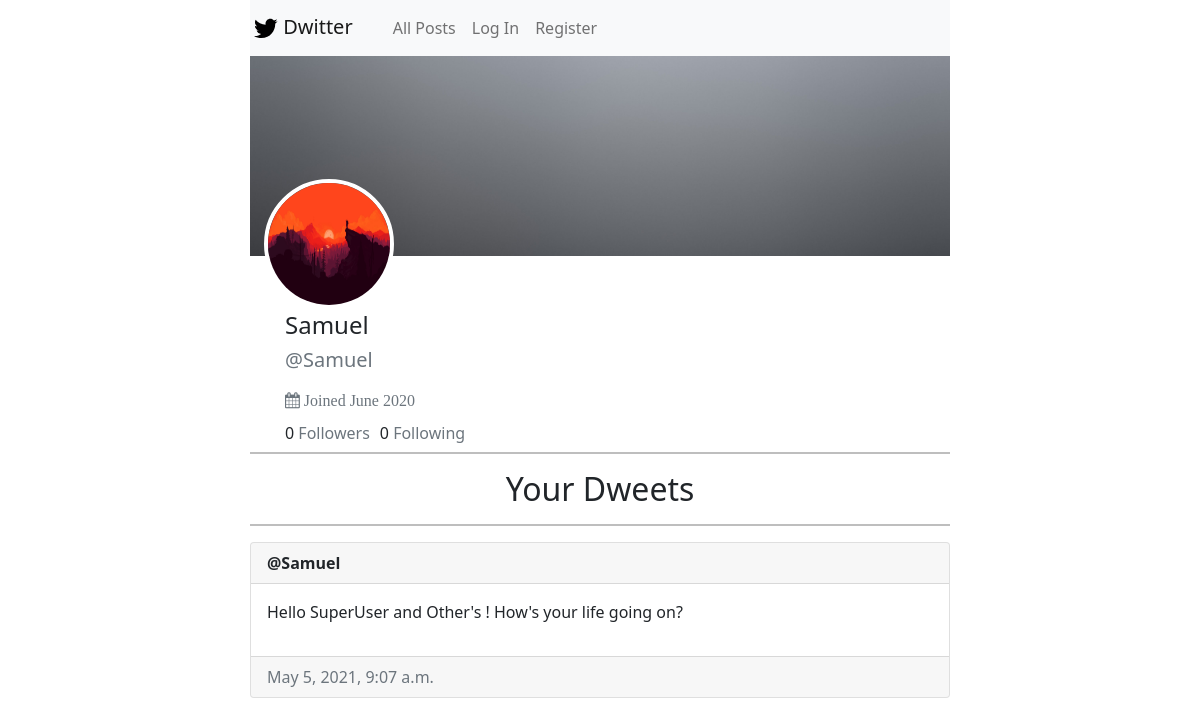
Before: /3 with the older database file.
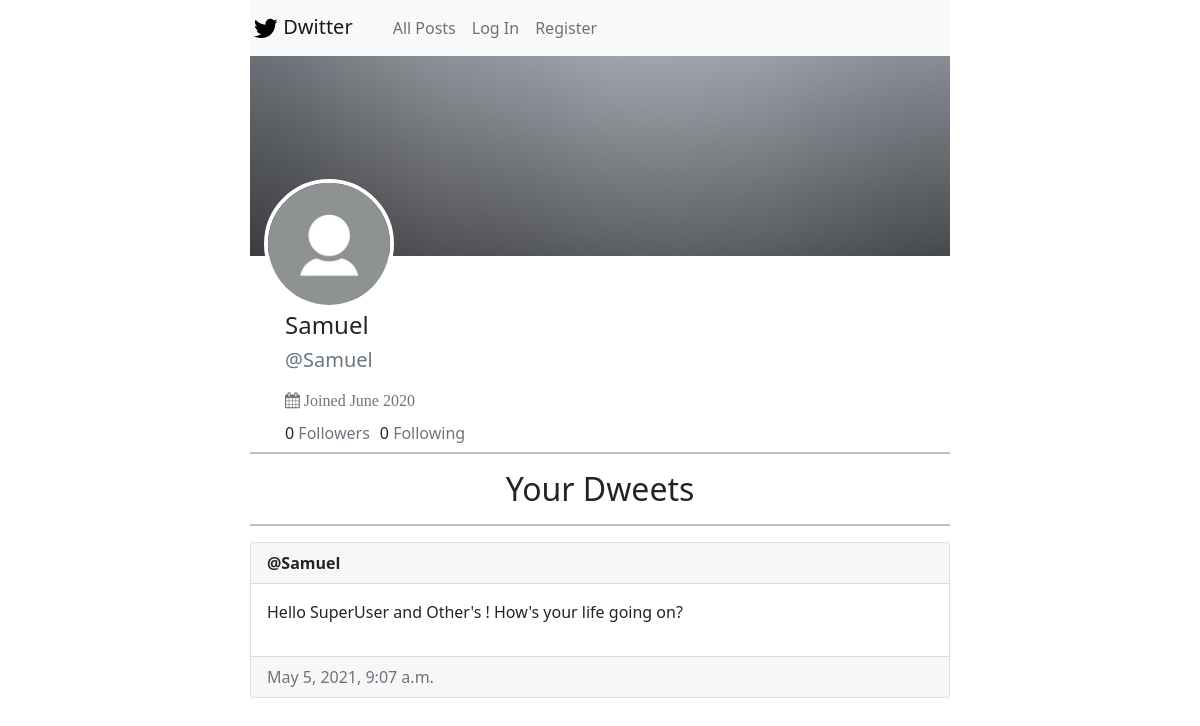
After: the same page with the newer database file.
### network/models.py (models this page shows, shortened)
class User(AbstractUser):
    pass

class Profile(models.Model):
    user = models.OneToOneField(
        User, on_delete=models.CASCADE, related_name="user_profile"
    )
    profile_pic = models.ImageField(default="default.jpg", upload_to="profile_pics")
    background_img = models.ImageField(
        default="Default_background.jpg", upload_to="bg_img"
    )
    bio = models.TextField(null=False, default="")

### network/views.py (the view, shortened to what this page needs)
# urls.py: path("<int:user_id>", views.others_profile, name="others_profile"),
def others_profile(request, user_id):
    user = User.objects.get(pk=user_id)
    follow_unfollow = ""
    style = ""
    all_follower_following = follower_following.objects.all()
    flag = 0
    if not flag:
        follow_unfollow = "follow"
        style = "dark"
    if user:
        posts = post.objects.filter(posted_by=user)
        followers = User.objects.get(username=user.username).my_followers.count()
        following = User.objects.get(username=user.username).my_following.count()
        return render(
            request,
            "network/profile.html",
            {
                "user": user,
                "posts": posts,
                "followers": followers,
                "following": following,
                "follow_button_text": follow_unfollow,
                "follow_button_style": style,
            },
        )
    return HttpResponse("NO user with that name!!!")

### network/templates/network/profile.html (shortened to what this page needs)
{% extends "network/layout.html" %}
{% block body %}
<div
    style="background-image: url('{{user.user_profile.background_img.url}}');background-size:cover;background-position:center; height:200px; ;padding-top:123px;">
    <img src="{{user.user_profile.profile_pic.url}}"
        style="margin-left: 2%; height:130px;width: 130px; border-radius: 50%; border: 4px solid #ffffff;"
        alt="Profile Pic of {{user.username}}" title="{{user.username}}">
</div>
<div class="user-details" style="margin-left: 5%; margin-top: 55px;float: left;">
    <div id="name-and-username">
        <h4>{{user.username}}</h4>
        <h5 class="text-muted">@{{user.username}}</h5>
    </div>
    <p class="text-muted fa" style="margin-top: 12px;"><i class="fa fa-calendar"></i> Joined June 2020</p>
    <div id="follow-details">
        <h6 style="text-align:left;float:left;margin-right: 10px;"> <span id="followers">{{followers}}</span> <span
                class="text-muted">Followers</span></h6>
        <h6 style="float:left;">{{following}} <span class="text-muted">Following</span> </h6>
    </div>
</div>
<hr style="margin-top: 28%;border: 1px solid black;">
<h2 class="text-center">Your Dweets</h2>
<hr style="border: 1px solid black;">
<div class="my-posts">
    {% for post in posts %}
    <div class="card">
        <div class="card-header">
            <strong>@{{post.posted_by.username}}</strong>
        </div>
        <div class="card-body">
            <p>
                {{post.description}}
            </p>
        </div>
        <div class="card-footer text-muted">
            {{post.posted_on}}
        </div>
        {% endfor %}
    </div>
</div>
{% endblock %}

Changed rows visible on the page:
changed User "Samuel": user_profile.profile_pic: picture removed, a placeholder shows
